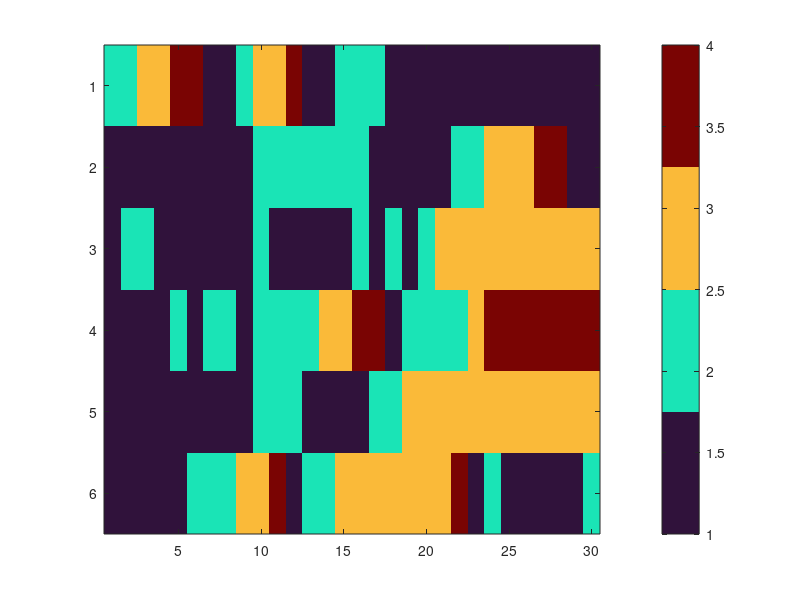

The MATLAB script that drew this image: (Note: this script raises an error after producing the figure.)
%sheikh wasimuddin lab 9 CSEIOT61 
clc;
clear;
close all;

nodes=6;
steps=30;
nodeState=ones(nodes,steps);
eventData=floor(rand(nodes,steps)*4)+1;

for n=1:nodes
    currentState=1;
    for k=1:steps
        switch currentState
            case 1
                if eventData(n,k)==1
                    currentState=2;
                end
            case 2
                if eventData(n,k)==2
                    currentState=3;
                elseif eventData(n,k)==4
                    currentState=1;
                end
            case 3
                if eventData(n,k)==3
                    currentState=4;
                end
            case 4
                if eventData(n,k)==4
                    currentState=1;
                end
        end
        nodeState(n,k)=currentState;
    end
end

figure;
imagesc(nodeState);
colormap(turbo(4));
cb=colorbar;
cb.Ticks=1:4;
cb.TickLabels={'Idle','Active','Processing','Transmitting'};
xlabel('Time Step');
ylabel('Sensor Node');
title('Event Driven Node State Simulation');
set(gca,'FontSize',11);

figure;
for n=1:nodes
    subplot(nodes,1,n);
    stairs(1:steps,nodeState(n,:),'LineWidth',1.6);
    ylim([0.5 4.5]);
    yticks(1:4);
    yticklabels({'Idle','Active','Processing','Transmit'});
    ylabel(['Node ' num2str(n)]);
    grid on;
end
xlabel('Time Step');
sgtitle('State Transitions of Multiple Nodes');
